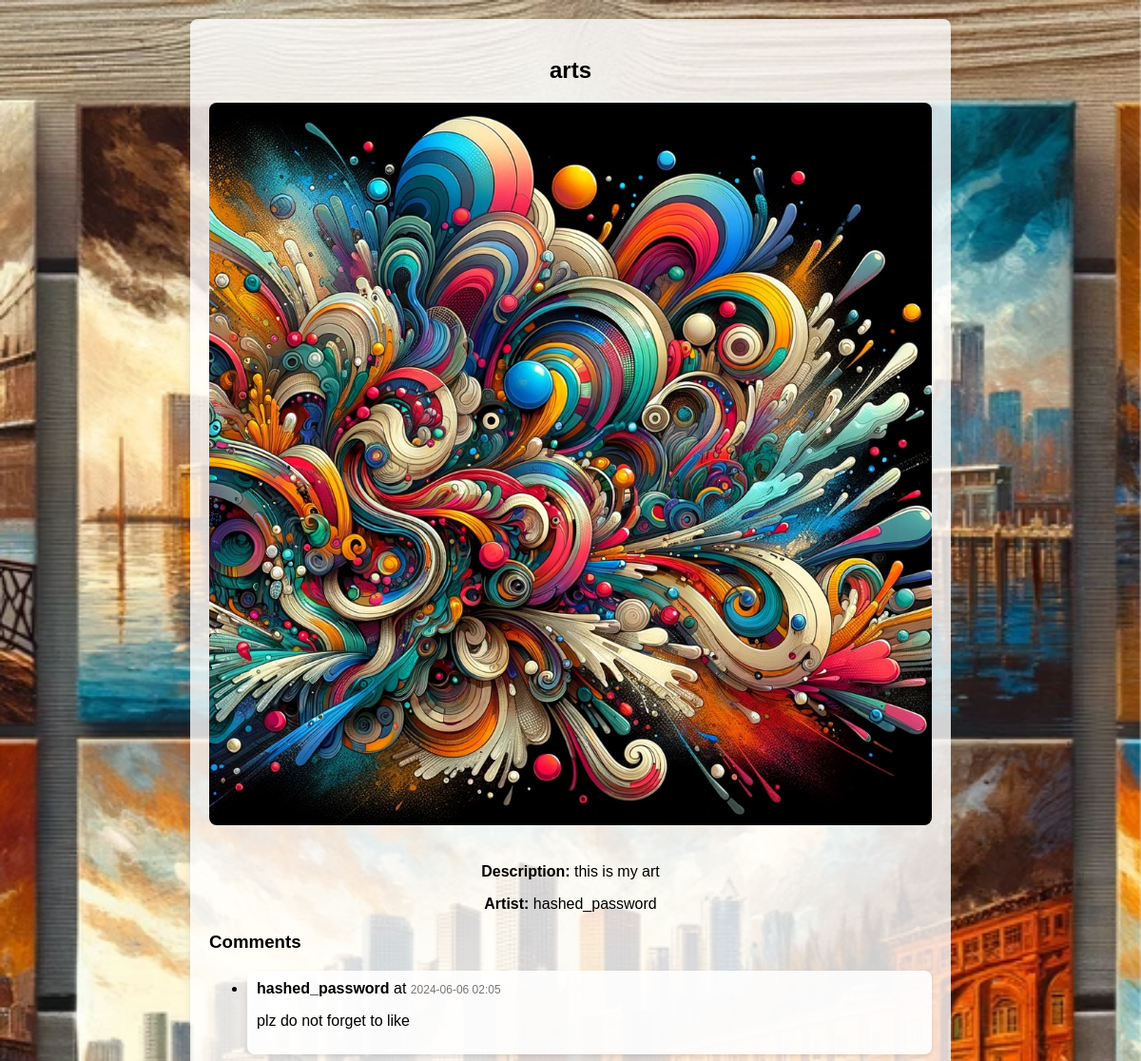
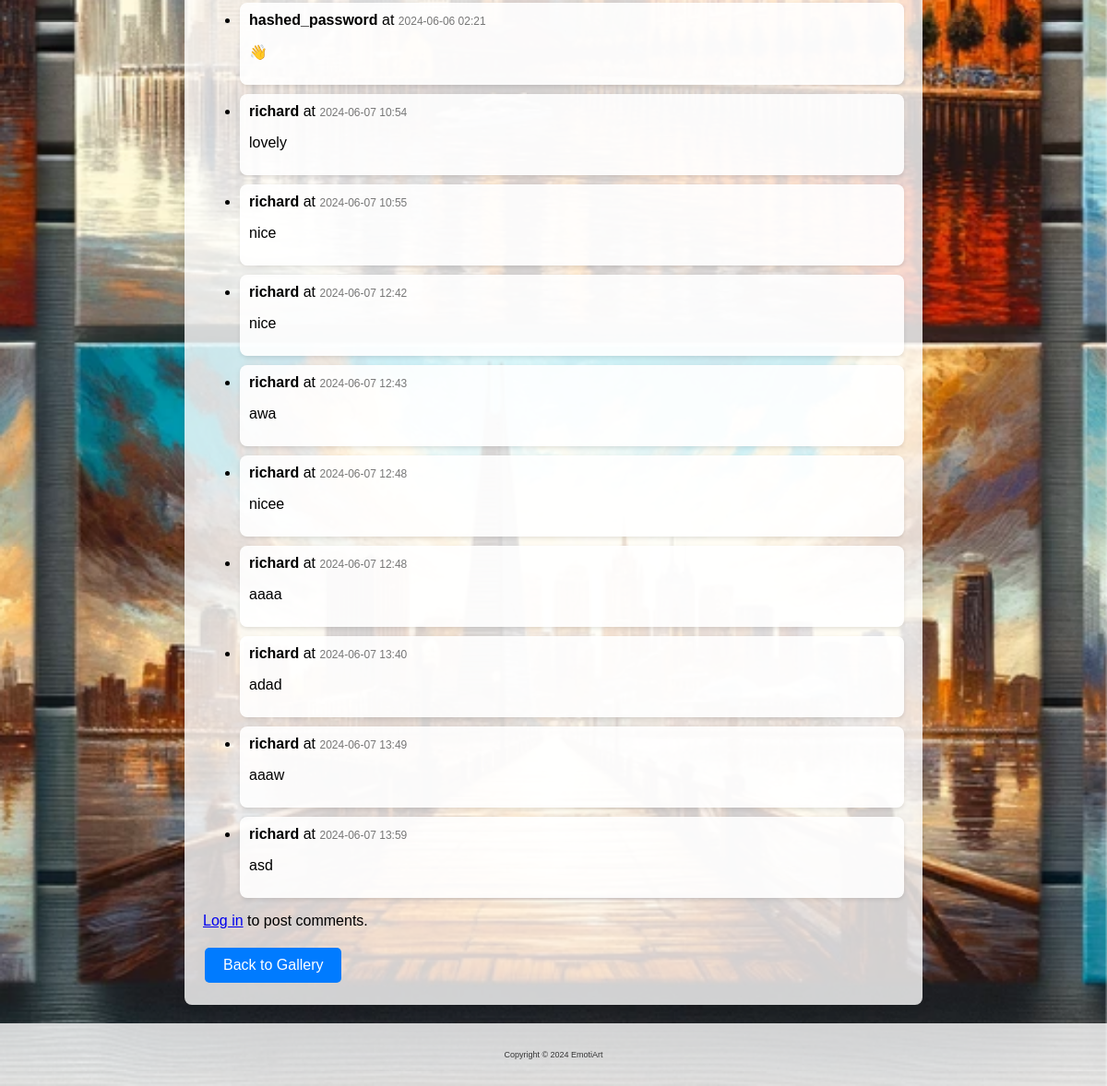
Screenshot of /show_artwork/1 with the database file from the repository (2 pictures, top to bottom).
### app/models.py (models this page shows)
class Artwork(db.Model):
    id = db.Column(db.Integer, primary_key=True)
    title = db.Column(db.String(64))
    description = db.Column(db.String(500))
    filename = db.Column(db.String(128))
    user_id = db.Column(db.Integer, db.ForeignKey('user.id'))
    comments = db.relationship('Comment', backref='artwork', lazy='dynamic')

class User(db.Model):
    id = db.Column(db.Integer, primary_key=True)
    username = db.Column(db.String(64), index=True, unique=True)
    email = db.Column(db.String(120), index=True, unique=True)
    hashed_password = db.Column(db.String(128))
    artworks = db.relationship('Artwork', backref='creator', lazy='dynamic')
    comments = db.relationship('Comment', backref='user', lazy='dynamic')

class Comment(db.Model):
    id = db.Column(db.Integer, primary_key=True)
    content = db.Column(db.Text, nullable=False)
    timestamp = db.Column(db.DateTime, default=datetime.utcnow)
    user_id = db.Column(db.Integer, db.ForeignKey('user.id'), nullable=False)
    artwork_id = db.Column(db.Integer, db.ForeignKey(
        'artwork.id'), nullable=False)

### app/routes.py (the view, shortened to what this page needs)
@main.route('/show_artwork/<int:artwork_id>', methods=['GET', 'POST'])
def show_artwork(artwork_id):
    artwork = Artwork.query.get_or_404(artwork_id)
    form = CommentForm()
    comments = Comment.query.filter_by(artwork_id=artwork_id).all()
    return render_template('show_artwork.html', artwork=artwork, comments=comments, form=form)

### app/templates/show_artwork.html (shortened to what this page needs)
<!DOCTYPE html>
<html lang="en">
  <head>
    <link
      rel="stylesheet"
      href="{{ url_for('static', filename='css/style.css') }}"
    />
  </head>
  <body>
    <main class="container">
      <div class="artwork-detail">
        <h2>{{ artwork.title }}</h2>
        <img
          src="{{ url_for('static', filename='uploads/' + artwork.filename) }}"
          alt="{{ artwork.title }}"
          class="artwork-image"
        />
        <p><strong>Description:</strong> {{ artwork.description }}</p>
        <p><strong>Artist:</strong> {{ artwork.creator.username }}</p>
      </div>
      <div id="comments">
        <h3>Comments</h3>
        {% if comments %}
        <ul>
          {% for comment in comments %}
          <li class="comment">
            <strong>{{ comment.user.username }}</strong> at
            <time>{{ comment.timestamp.strftime('%Y-%m-%d %H:%M') }}</time>
            <p>{{ comment.content }}</p>
          </li>
          {% endfor %}
        </ul>
        {% else %}
        <p>No comments yet. Be the first to comment!</p>
        {% endif %} {% if session.get('logged_in', False) %}
        <form
          action="{{ url_for('main.show_artwork', artwork_id=artwork.id) }}"
          method="post"
        >
          {{ form.hidden_tag() }} {{ form.csrf_token }}
          <div class="form-group">
            {{ form.content.label }} {{ form.content(class="form-control") }}
          </div>
          <div class="form-group">
            <button type="submit" class="button">Add Comment</button>
          </div>
        </form>
        {% else %}
        <p>
          <a href="{{ url_for('main.login') }}">Log in</a> to post comments.
        </p>
        {% endif %}
      </div>
      <a href="{{ url_for('main.gallery') }}" class="button">Back to Gallery</a>
    </main>
    <footer class="footer">
      <p style="font-size: xx-small">Copyright © 2024 EmotiArt</p>
    </footer>
  </body>
</html>

### app/static/css/style.css (style rules this page uses)
html, body { height: 100%; margin: 0; padding: 0; background-color: #f0f0f0; font-family: 'Arial', sans-serif; overflow-x: hidden; }
body { background: url('../images/index.png') no-repeat center center fixed; background-size: cover; display: flex; flex-direction: column; }
.container { box-shadow: 0 4px 8px rgba(0, 0, 0, 0.1); background: rgba(255, 255, 255, 0.8); padding: 20px; border-radius: 8px; margin: 20px auto; width: 90%; max-width: 800px; flex-grow: 1; }
footer { background: rgba(255, 255, 255, 0.8); color: #333; padding: 20px 10px; text-align: center; box-shadow: 0 4px 8px rgba(0, 0, 0, 0.1); margin-bottom: 0; }
.button, button, input[type="submit"], .nav-links a { background-color: #007BFF; color: white; padding: 10px 20px; border: none; border-radius: 5px; text-align: center; text-decoration: none; display: inline-block; font-size: 16px; margin: 4px 2px; cursor: pointer; transition: background-color 0.3s ease; }
.artwork-detail { text-align: center; margin-bottom: 20px; }
.artwork-image { max-width: 100%; border-radius: 8px; margin-bottom: 20px; }
#comments { margin-top: 20px; }
.comment { background: rgba(255, 255, 255, 0.9); box-shadow: 0 2px 4px rgba(0, 0, 0, 0.1); border-radius: 8px; padding: 10px; margin-bottom: 10px; }
.comment strong { font-weight: bold; }
.comment time { font-size: 12px; color: #777; }
* { box-sizing: border-box; }

### rows the page displays
Artwork: title "arts", filename (picture), description "this is my art"
User: creator.username "hashed_password"
Comment: user.username "hashed_password", timestamp "2024-06-06 02:05", content "plz do not forget to like"
Comment: user.username "hashed_password", timestamp "2024-06-06 02:21", content "👋"
Comment: user.username "richard", timestamp "2024-06-07 10:54", content "lovely"
Comment: user.username "richard", timestamp "2024-06-07 10:55", content "nice"
Comment: user.username "richard", timestamp "2024-06-07 12:42", content "nice"
Comment: user.username "richard", timestamp "2024-06-07 12:43", content "awa"
Comment: user.username "richard", timestamp "2024-06-07 12:48", content "nicee"
Comment: user.username "richard", timestamp "2024-06-07 12:48", content "aaaa"
Comment: user.username "richard", timestamp "2024-06-07 13:40", content "adad"
Comment: user.username "richard", timestamp "2024-06-07 13:49", content "aaaw"
Comment: user.username "richard", timestamp "2024-06-07 13:59", content "asd"
